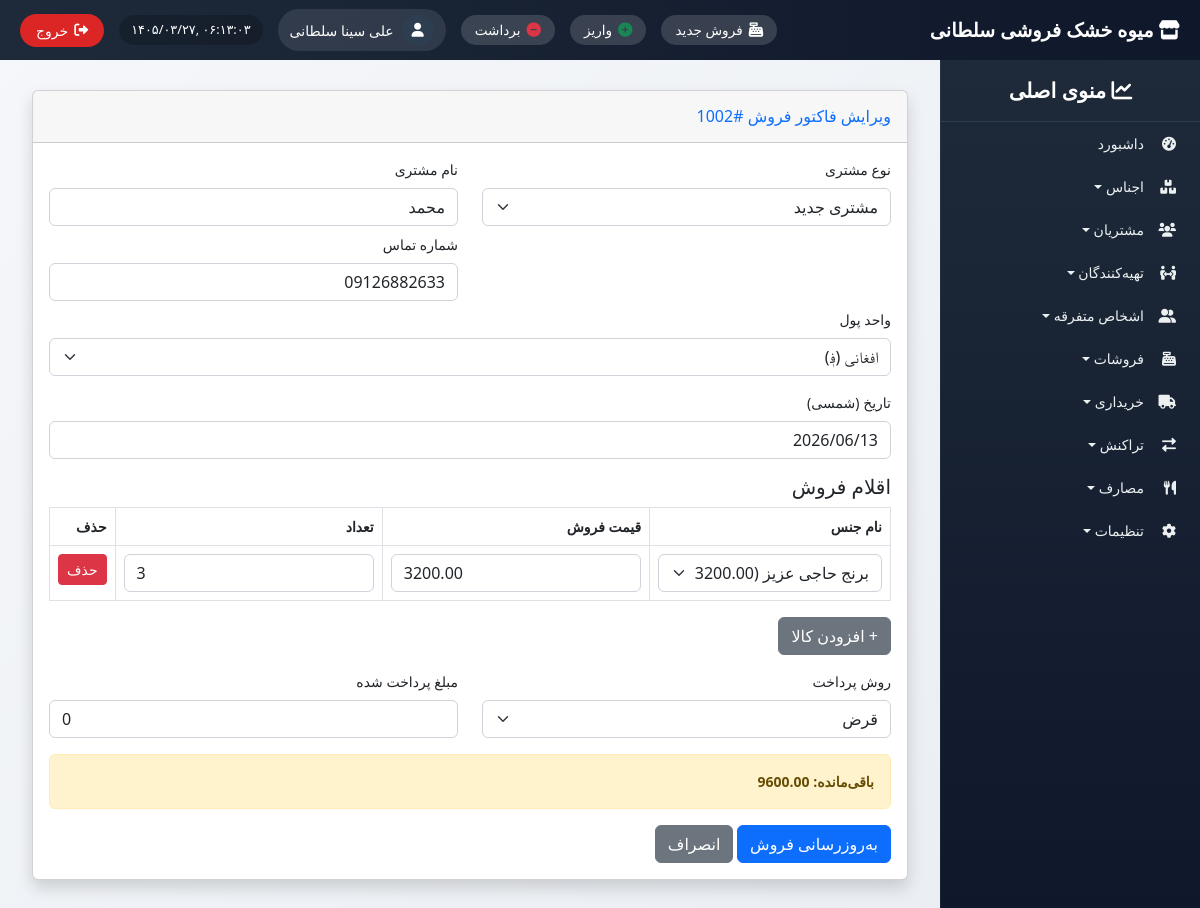
Screenshot of /sales/2/edit/ (signed in) with the database file from the repository.
### sales/models.py (models this page shows, shortened)
class Sale(models.Model):
    PAYMENT_METHODS = [('CASH', 'نقد'), ('CREDIT', 'قرض')]
    invoice_number = models.CharField(max_length=50, unique=True, editable=False)
    date = models.DateTimeField(auto_now_add=True)
    transaction_date = models.DateField(null=True, blank=True)
    customer = models.ForeignKey(Customer, on_delete=models.SET_NULL, null=True, blank=True)
    customer_name = models.CharField(max_length=200, blank=True)
    customer_phone = models.CharField(max_length=20, blank=True)
    currency = models.ForeignKey(Currency, on_delete=models.PROTECT, default=1, verbose_name="واحد پول")
    payment_method = models.CharField(max_length=10, choices=PAYMENT_METHODS, default='CASH')
    total_amount = models.DecimalField(max_digits=12, decimal_places=2, default=0)
    paid_amount = models.DecimalField(max_digits=12, decimal_places=2, default=0)
    remaining_amount = models.DecimalField(max_digits=12, decimal_places=2, default=0)
    created_at = models.DateTimeField(auto_now_add=True)
    class Meta:
        ordering = ['-date']

class SaleItem(models.Model):
    sale = models.ForeignKey(Sale, on_delete=models.CASCADE, related_name='items')
    product = models.ForeignKey(Product, on_delete=models.PROTECT)
    quantity = models.PositiveIntegerField()
    unit_price = models.DecimalField(max_digits=12, decimal_places=2)
    total_price = models.DecimalField(max_digits=12, decimal_places=2)

### settings_app/models.py (models this page shows, shortened)
class Currency(models.Model):
    code = models.CharField(max_length=3, unique=True, verbose_name="کد")
    name = models.CharField(max_length=50, verbose_name="نام واحد پول")
    symbol = models.CharField(max_length=5, verbose_name="نماد")
    is_active = models.BooleanField(default=True, verbose_name="فعال")
    class Meta:
        verbose_name = "واحد پول"
        verbose_name_plural = "واحدهای پول"

### inventory/models.py (models this page shows, shortened)
class Product(models.Model):
    name = models.CharField(max_length=200, verbose_name="نام جنس")
    code = models.PositiveIntegerField(unique=True, verbose_name="کد جنس")
    category = models.ForeignKey(Category, on_delete=models.SET_NULL, null=True, blank=True)
    currency = models.ForeignKey(Currency, on_delete=models.PROTECT, verbose_name="واحد پول")
    purchase_price = models.DecimalField(max_digits=12, decimal_places=2, validators=[MinValueValidator(Decimal('0.01'))])
    selling_price = models.DecimalField(max_digits=12, decimal_places=2, validators=[MinValueValidator(Decimal('0.01'))])
    unit = models.ForeignKey(UnitOfMeasure, on_delete=models.PROTECT, verbose_name="واحد اندازه گیری")
    description = models.TextField(blank=True)
    is_active = models.BooleanField(default=True)
    created_at = models.DateTimeField(auto_now_add=True)

### sales/views.py (the view, shortened to what this page needs)
# urls.py: path('<int:pk>/edit/', views.sale_edit, name='sale_edit'),
@login_required
def sale_edit(request, pk):
    sale = get_object_or_404(Sale, pk=pk)
    products = Product.objects.filter(is_active=True)
    customers = Customer.objects.all()
    currencies = Currency.objects.filter(is_active=True)   # <-- دریافت واحدهای پول فعال
    today_jalali = jdatetime.date.today().strftime('%Y/%m/%d')
    return render(request, 'sales/sale_edit.html', {
        'sale': sale,
        'products': products,
        'customers': customers,
        'currencies': currencies,
        'today_jalali': today_jalali,
    })

### templates/sales/sale_edit.html (shortened to what this page needs)
{% extends 'base_with_sidebar.html' %}
{% load i18n %}
{% block content %}
<div class="container-fluid">
    <div class="card shadow mb-4">
        <div class="card-header py-3">
            <h6 class="m-0 font-weight-bold text-primary">{% trans "ویرایش فاکتور فروش" %} #{{ sale.invoice_number }}</h6>
        </div>
        <div class="card-body">
            <form method="post" id="saleForm">
                <div class="row">
                    <div class="col-md-6">
                        <div class="mb-3">
                            <label class="form-label">{% trans "نوع مشتری" %}</label>
                            <select name="customer_type" id="customer_type" class="form-select" required>
                                <option value="new" {% if not sale.customer %}selected{% endif %}>{% trans "مشتری جدید" %}</option>
                            </select>
                        </div>
                    </div>
                    <div class="col-md-6" id="new_customer_div" style="{% if sale.customer %}display: none;{% endif %}">
                        <div class="mb-2">
                            <label class="form-label">{% trans "نام مشتری" %}</label>
                            <input type="text" name="customer_name" class="form-control" value="{{ sale.customer_name }}">
                        </div>
                        <div class="mb-2">
                            <label class="form-label">{% trans "شماره تماس" %}</label>
                            <input type="text" name="customer_phone" class="form-control" value="{{ sale.customer_phone }}">
                        </div>
                    </div>
                </div>
                <div class="mb-3">
                    <label class="form-label">{% trans "واحد پول" %}</label>
                    <select name="currency" id="currency" class="form-select" required>
                        {% for curr in currencies %}
                        <option value="{{ curr.id }}" {% if sale.currency.id == curr.id %}selected{% endif %}>{{ curr.name }} ({{ curr.symbol }})</option>
                        {% endfor %}
                    </select>
                </div>
                <div class="mb-3">
                    <label class="form-label">{% trans "تاریخ (شمسی)" %}</label>
                    <input type="text" name="transaction_date" id="jalali_date" class="form-control" value="{{ sale.transaction_date|date:'Y/m/d'|default:today_jalali }}" readonly required>
                </div>
                <h5>{% trans "اقلام فروش" %}</h5>
                <table class="table table-bordered" id="itemsTable">
                    <thead>
                        <tr>
                            <th>{% trans "نام جنس" %}</th>
                            <th>{% trans "قیمت فروش" %}</th>
                            <th>{% trans "تعداد" %}</th>
                            <th>{% trans "حذف" %}</th>
                        </tr>
                    </thead>
                    <tbody>
                        {% for item in sale.items.all %}
                        <tr class="item-row">
                            <td>
                                <select name="product_id" class="form-select product-select" required>
                                    {% for product in products %}
                                    <option value="{{ product.id }}" data-price="{{ product.selling_price }}" {% if item.product.id == product.id %}selected{% endif %}>{{ product.name }} ({{ product.selling_price }})</option>
                                    {% endfor %}
                                </select>
                            </td>
                            <td><input type="number" step="0.01" name="unit_price" class="form-control price-input" value="{{ item.unit_price }}" required></td>
                            <td><input type="number" name="quantity" class="form-control qty-input" value="{{ item.quantity }}" min="1" required></td>
                            <td><button type="button" class="btn btn-danger btn-sm remove-row">حذف</button></td>
                        </tr>
                        {% endfor %}
                    </tbody>
                </table>
                <button type="button" id="addRow" class="btn btn-secondary mb-3">+ افزودن کالا</button>
                <div class="row">
                    <div class="col-md-6 mb-3">
                        <label class="form-label">{% trans "روش پرداخت" %}</label>
                        <select name="payment_method" id="payment_method" class="form-select" required>
                            <option value="CREDIT" {% if sale.payment_method == 'CREDIT' %}selected{% endif %}>قرض</option>
                        </select>
                    </div>
                    <div class="col-md-6 mb-3" id="paid_amount_div" style="{% if sale.payment_method != 'CREDIT' %}display: none;{% endif %}">
                        <label class="form-label">{% trans "مبلغ پرداخت شده" %}</label>
                        <input type="number" step="0.01" name="paid_amount" id="paid_amount" class="form-control" value="{{ sale.paid_amount }}">
                    </div>
                </div>
                <div class="alert alert-info" id="remaining_display"></div>
                <button type="submit" class="btn btn-primary">{% trans "به‌روزرسانی فروش" %}</button>
                <a href="{% url 'sales:sale_list' %}" class="btn btn-secondary">{% trans "انصراف" %}</a>
            </form>
        </div>
    </div>
</div>
<link rel="stylesheet" href="https://unpkg.com/persian-datepicker@latest/dist/css/persian-datepicker.min.css"/>
{% endblock %}

### templates/base_with_sidebar.html (shortened to what this page needs)
<!DOCTYPE html>
{% load i18n static %}
{% get_current_language as LANGUAGE_CODE %}
<html lang="fa" dir="rtl">
<head>
    <link href="https://cdn.jsdelivr.net/npm/bootstrap@5.2.3/dist/css/bootstrap.rtl.min.css" rel="stylesheet">
    <link rel="stylesheet" href="https://cdnjs.cloudflare.com/ajax/libs/font-awesome/6.0.0/css/all.min.css">
    <link href="https://cdn.jsdelivr.net/gh/rastikerdar/vazir-font@v30.1.0/dist/font-face.css" rel="stylesheet">
</head>
<body>
    <div class="top-navbar">
        <div class="store-name"><i class="fas fa-store"></i> میوه خشک فروشی سلطانی</div>
        <div class="top-nav-left">
            <a href="{% url 'sales:new_sale' %}" class="shortcut-btn" title="فروش جدید"><i class="fas fa-cash-register"></i><span> فروش جدید</span></a>
            <a href="{% url 'transactions:transaction_create_in' %}" class="shortcut-btn" title="واریز"><i class="fas fa-plus-circle text-success"></i><span> واریز</span></a>
            <a href="{% url 'transactions:transaction_create_out' %}" class="shortcut-btn" title="برداشت"><i class="fas fa-minus-circle text-danger"></i><span> برداشت</span></a>
            <div class="admin-info">
                <div class="admin-avatar"><i class="fas fa-user"></i></div>
                <span class="admin-name">{{ user.get_full_name|default:user.username }}</span>
            </div>
            <div class="datetime" id="current-datetime"></div>
            <button type="button" class="logout-btn" id="logoutTrigger"><i class="fas fa-sign-out-alt"></i> <span>خروج</span></button>
        </div>
    </div>
    <div class="sidebar" id="sidebar">
        <div class="sidebar-header"><i class="fas fa-chart-line"></i> منوی اصلی</div>
        <ul class="nav flex-column">
            <li class="nav-item"><a class="nav-link" href="{% url 'dashboard' %}"><i class="fas fa-tachometer-alt"></i> داشبورد</a></li>
            <li class="nav-item dropdown-toggle" data-menu="products"><i class="fas fa-boxes"></i> اجناس</li>
            <li class="nav-item dropdown-toggle" data-menu="customers"><i class="fas fa-users"></i> مشتریان</li>
            <li class="nav-item dropdown-toggle" data-menu="suppliers"><i class="fas fa-people-arrows"></i> تهیه‌کنندگان</li>
            <li class="nav-item dropdown-toggle" data-menu="misc"><i class="fas fa-user-friends"></i> اشخاص متفرقه</li>
            <li class="nav-item dropdown-toggle" data-menu="sales"><i class="fas fa-cash-register"></i> فروشات</li>
            <li class="nav-item dropdown-toggle" data-menu="purchases"><i class="fas fa-truck"></i> خریداری</li>
            <li class="nav-item dropdown-toggle" data-menu="transactions"><i class="fas fa-exchange-alt"></i> تراکنش</li>
            <li class="nav-item dropdown-toggle" data-menu="expenses"><i class="fas fa-utensils"></i> مصارف</li>
            <li class="nav-item dropdown-toggle" data-menu="settings"><i class="fas fa-cog"></i> تنظیمات</li>
        </ul>
    </div>
    <div class="content">
        {% block content %}{% endblock %}
    </div>
</body>
</html>

### templates/base_with_sidebar.html (style rules this page uses)
* { font-family: 'Vazir', 'Tahoma', 'Segoe UI', sans-serif; }
body { background: linear-gradient(135deg, #f5f7fa 0%, #e9edf2 100%); font-size: 14px; padding-top: 70px; margin: 0; height: 100vh; overflow: hidden; }
.top-navbar { position: fixed; top: 0; right: 0; left: 0; height: 60px; background: linear-gradient(90deg, #1e2a3a 0%, #0f172a 100%); z-index: 1050; display: flex; align-items: center; justify-content: space-between; padding: 0 20px; color: white; }
.store-name { font-size: 1.2rem; font-weight: 700; }
.top-nav-left { display: flex; align-items: center; gap: 15px; }
.admin-info { display: flex; align-items: center; gap: 8px; background: rgba(255,255,255,0.1); padding: 5px 12px; border-radius: 40px; }
.admin-avatar { width: 32px; height: 32px; background: #2c3e50; border-radius: 50%; display: flex; align-items: center; justify-content: center; }
.datetime { direction: ltr; background: rgba(0,0,0,0.2); padding: 5px 12px; border-radius: 40px; font-size: 0.8rem; }
.logout-btn { background-color: #dc2626; color: white; border: none; padding: 6px 16px; border-radius: 40px; display: flex; align-items: center; gap: 6px; }
.shortcut-btn { background: rgba(255,255,255,0.15); border: none; color: white; padding: 5px 14px; border-radius: 40px; font-size: 0.85rem; font-weight: 500; transition: 0.2s; display: inline-flex; align-items: center; gap: 6px; text-decoration: none; }
.shortcut-btn i { font-size: 0.9rem; }
.sidebar { position: fixed; top: 60px; right: 0; height: calc(100vh - 60px); width: 260px; background: linear-gradient(180deg, #1e2a3a 0%, #0f172a 100%); color: white; overflow-y: auto; z-index: 1000; transition: 0.3s; border-left: 1px solid rgba(255,255,255,0.05); }
.sidebar-header { padding: 15px 20px; font-size: 1.3rem; font-weight: 600; border-bottom: 1px solid #2d3e50; text-align: center; }
.sidebar .nav-link, .dropdown-toggle { color: #ecf0f1; padding: 8px 16px; border-radius: 10px; margin: 3px 8px; display: flex; align-items: center; cursor: pointer; text-decoration: none; }
.sidebar .nav-link i, .dropdown-toggle i { width: 24px; margin-left: 8px; }
.content { margin-right: 260px; padding: 20px; height: calc(100vh - 60px); overflow-y: auto; }

### rows the page displays
Sale: invoice_number "1002", customer_type "مشتری جدید", customer_name "محمد", customer_phone "09126882633", currency "افغانی (؋)", transaction_date "2026/06/13", payment_method "قرض", paid_amount "0"
SaleItem: product_id "برنج حاجی عزیز (3200.00)", unit_price "3200.00", quantity "3"

### other values shown
{{ user.get_full_name|default:user.username }} "علی سینا سلطانی"
